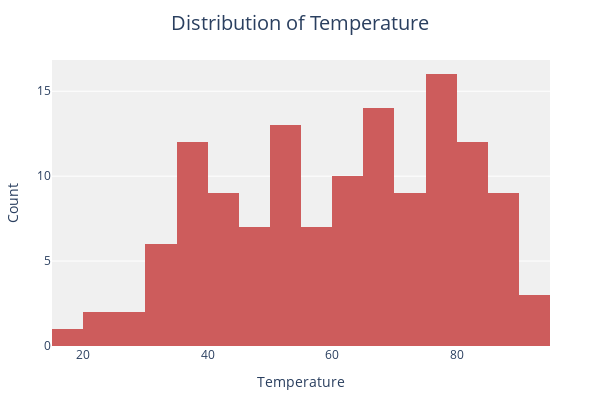
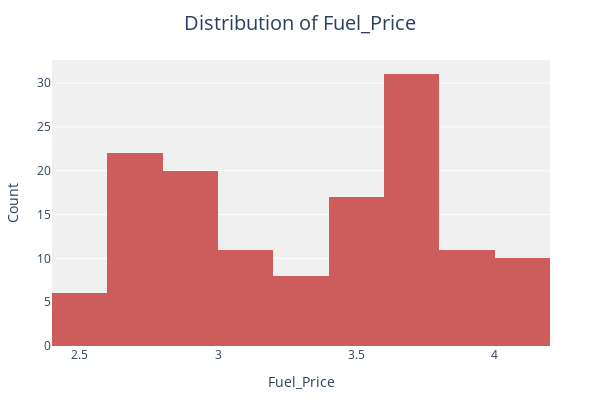
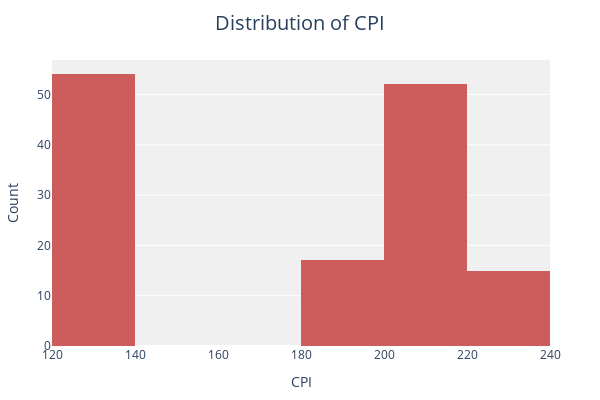
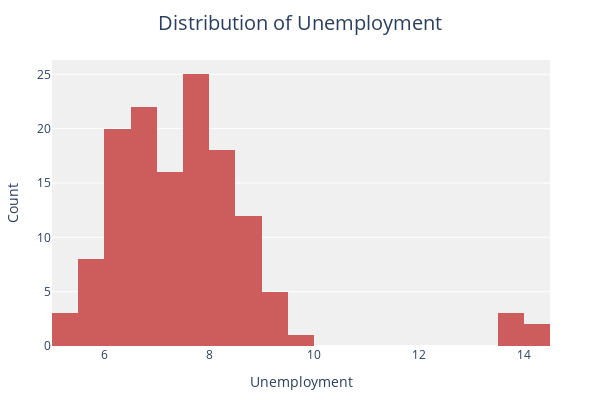

The notebook cell these images were saved under, in order:
### Code cell
# EDA - Univariate analysis - Distribution of numeric features

numeric_features = ["Temperature", "Fuel_Price", "CPI", "Unemployment"]
for feature in numeric_features:
    fig = px.histogram(dataset, x=feature, title=f'Distribution of {feature}', color_discrete_sequence=['indianred'])
    fig.update_layout(
        width=600,
        height=400,
        title_x=0.5, 
        title_font_size=20,
        margin=dict(l=50, r=50, t=60, b=50),
        plot_bgcolor='rgba(240,240,240,0.95)',  
    )
    fig.update_xaxes(title_text=feature)
    fig.update_yaxes(title_text='Count')
    fig.show()

### Figure 1 — Plotly figure (JSON) as saved in the notebook; plotly's stock layout.template omitted (floating-point values rounded to 4 significant figures; data arrays with more than 128 entries replaced by an {"elided": "..."} marker saying what was removed)
{"data": [{"alignmentgroup": "True", "bingroup": "x", "hovertemplate": "Temperature=%{x}<br>count=%{y}<extra></extra>", "legendgroup": "", "marker": {"color": "indianred", "pattern": {"shape": ""}}, "name": "", "offsetgroup": "", "orientation": "v", "showlegend": false, "type": "histogram", "x": {"elided": "150 float values"}, "xaxis": "x", "yaxis": "y"}], "layout": {"barmode": "relative", "height": 400, "legend": {"tracegroupgap": 0}, "margin": {"b": 50, "l": 50, "r": 50, "t": 60}, "plot_bgcolor": "rgba(240,240,240,0.95)", "title": {"font": {"size": 20}, "text": "Distribution of Temperature", "x": 0.5}, "width": 600, "xaxis": {"anchor": "y", "domain": [0, 1], "title": {"text": "Temperature"}}, "yaxis": {"anchor": "x", "domain": [0, 1], "title": {"text": "Count"}}}}

### Figure 2 — Plotly figure (JSON) as saved in the notebook; plotly's stock layout.template omitted (floating-point values rounded to 4 significant figures; data arrays with more than 128 entries replaced by an {"elided": "..."} marker saying what was removed)
{"data": [{"alignmentgroup": "True", "bingroup": "x", "hovertemplate": "Fuel_Price=%{x}<br>count=%{y}<extra></extra>", "legendgroup": "", "marker": {"color": "indianred", "pattern": {"shape": ""}}, "name": "", "offsetgroup": "", "orientation": "v", "showlegend": false, "type": "histogram", "x": {"elided": "150 float values"}, "xaxis": "x", "yaxis": "y"}], "layout": {"barmode": "relative", "height": 400, "legend": {"tracegroupgap": 0}, "margin": {"b": 50, "l": 50, "r": 50, "t": 60}, "plot_bgcolor": "rgba(240,240,240,0.95)", "title": {"font": {"size": 20}, "text": "Distribution of Fuel_Price", "x": 0.5}, "width": 600, "xaxis": {"anchor": "y", "domain": [0, 1], "title": {"text": "Fuel_Price"}}, "yaxis": {"anchor": "x", "domain": [0, 1], "title": {"text": "Count"}}}}

### Figure 3 — Plotly figure (JSON) as saved in the notebook; plotly's stock layout.template omitted (floating-point values rounded to 4 significant figures; data arrays with more than 128 entries replaced by an {"elided": "..."} marker saying what was removed)
{"data": [{"alignmentgroup": "True", "bingroup": "x", "hovertemplate": "CPI=%{x}<br>count=%{y}<extra></extra>", "legendgroup": "", "marker": {"color": "indianred", "pattern": {"shape": ""}}, "name": "", "offsetgroup": "", "orientation": "v", "showlegend": false, "type": "histogram", "x": {"elided": "150 float values"}, "xaxis": "x", "yaxis": "y"}], "layout": {"barmode": "relative", "height": 400, "legend": {"tracegroupgap": 0}, "margin": {"b": 50, "l": 50, "r": 50, "t": 60}, "plot_bgcolor": "rgba(240,240,240,0.95)", "title": {"font": {"size": 20}, "text": "Distribution of CPI", "x": 0.5}, "width": 600, "xaxis": {"anchor": "y", "domain": [0, 1], "title": {"text": "CPI"}}, "yaxis": {"anchor": "x", "domain": [0, 1], "title": {"text": "Count"}}}}

### Figure 4 — Plotly figure (JSON) as saved in the notebook; plotly's stock layout.template omitted (floating-point values rounded to 4 significant figures; data arrays with more than 128 entries replaced by an {"elided": "..."} marker saying what was removed)
{"data": [{"alignmentgroup": "True", "bingroup": "x", "hovertemplate": "Unemployment=%{x}<br>count=%{y}<extra></extra>", "legendgroup": "", "marker": {"color": "indianred", "pattern": {"shape": ""}}, "name": "", "offsetgroup": "", "orientation": "v", "showlegend": false, "type": "histogram", "x": {"elided": "150 float values"}, "xaxis": "x", "yaxis": "y"}], "layout": {"barmode": "relative", "height": 400, "legend": {"tracegroupgap": 0}, "margin": {"b": 50, "l": 50, "r": 50, "t": 60}, "plot_bgcolor": "rgba(240,240,240,0.95)", "title": {"font": {"size": 20}, "text": "Distribution of Unemployment", "x": 0.5}, "width": 600, "xaxis": {"anchor": "y", "domain": [0, 1], "title": {"text": "Unemployment"}}, "yaxis": {"anchor": "x", "domain": [0, 1], "title": {"text": "Count"}}}}
